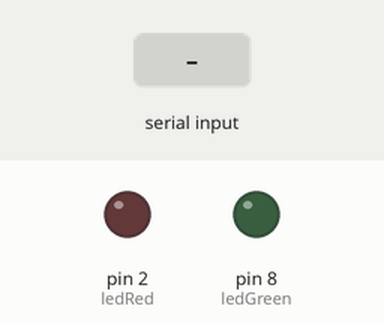
This sketch was run on a simulated Arduino Uno, built with avr-gcc and run on an emulated ATmega328P. On the bench: output pins drawn as LEDs (lit = HIGH). Dashed ring = blinking. Inputs (shaded band) come from the test bench.

Above: at 1.2 s.
1.3 s: "B" received over Serial
At 1.55 s:
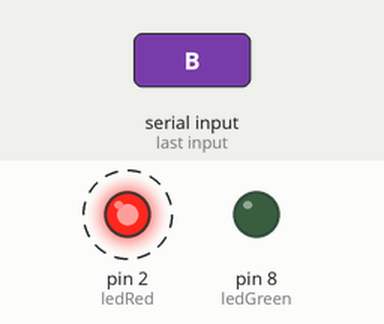
At 2.2 s:
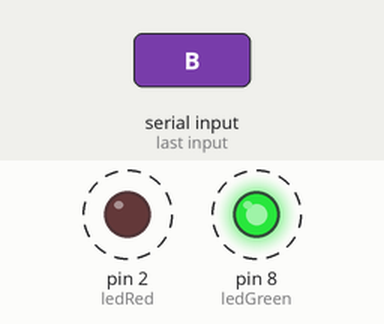
4.3 s: "G" received over Serial
At 4.55 s:
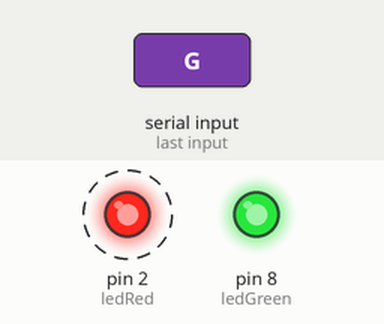
Timing chart, 0 to 13.3 s (numbered marks = the images above; inputs shaded):
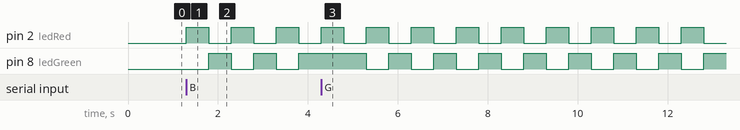

The sketch:

ArduinoUno.ino
```cpp
#define ledRed 2
#define ledGreen 8

int mode = 0;
int interval = 500;
unsigned long prevMillis = 0;
bool ledState = false;

void setup() {
  pinMode(ledRed, OUTPUT);
  pinMode(ledGreen, OUTPUT);
  Serial.begin(9600);
}

void loop() {
  if (Serial.available()) {
    char cmd = Serial.read();

    switch (cmd) {
      case 'R': digitalWrite(ledRed, HIGH); break;
      case 'r': digitalWrite(ledRed, LOW); break;
      case 'G': digitalWrite(ledGreen, HIGH); break;
      case 'g': digitalWrite(ledGreen, LOW); break;


      case 'B': mode = 3; break;     // Blink mode
      case 'S': interval = 100; break;  // Speed up blink
      case 'D': interval = 500; break;  // Default blink
    }
  }

  // Blink Mode
  if (mode == 3) {
    unsigned long currentMillis = millis();
    if (currentMillis - prevMillis >= interval) {
      prevMillis = currentMillis;
      ledState = !ledState;
      digitalWrite(ledRed, ledState);
      digitalWrite(ledGreen, !ledState);
    }
  } else if (mode == 1) {
    digitalWrite(ledRed, HIGH);
    digitalWrite(ledGreen, LOW);
  } else if (mode == 2) {
    digitalWrite(ledGreen, HIGH);
    digitalWrite(ledRed, LOW);
  }
}
```

Measured:
- after the input at 1.3 s, pin 2 (ledRed): alternates HIGH for 0.50 s and LOW for 0.50 s, starting at once; pin 8 (ledGreen): alternates HIGH for 0.50 s and LOW for 0.50 s, starting after 0.50 s
